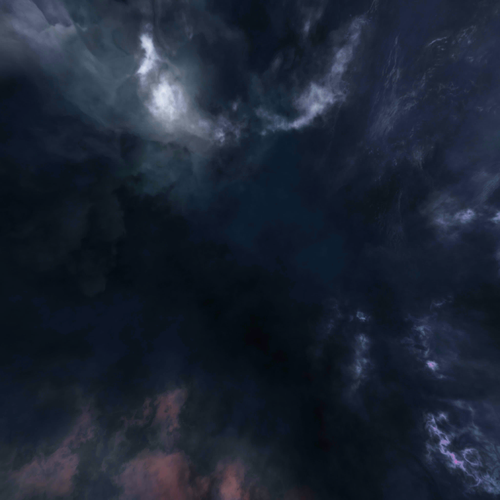
#> input picture TopDog.Unity/Assets/Art/CombatBackgrounds/Main/N_Skybox_Arothe01/SpaceBoxPRO_Arothe01+X.png, 500 x 500 px, shrunk from 1024 x 1024 before the run
$ python -i analyze_cubemap_faces.py   (imports and definitions only)
#> lines starting #> are read from the running program, lines starting #| are printed output that depends on the picture
#!/usr/bin/env python3
"""Score cubemap face assignments by edge continuity.

⚠️ 不要触动 — 实时交战宇宙背景（纯视觉层，不参与游戏逻辑/模拟）。
除非用户明确要求修改本背景功能，否则不要改动本脚本及 CombatBackground* / CombatSpaceBackground* 链路。
"""

from __future__ import annotations

import itertools
import math
from pathlib import Path

from PIL import Image

ROOT = Path(r"H:/game_dev/top_dog_unity/TopDog.Unity/Assets/Art/CombatBackgrounds/Main")
SUFFIXES = ("+X", "+Y", "+Z", "-X", "-Y", "-Z")

UNITY_NEIGHBORS = {
    0: {"left": (2, True), "right": (5, True), "top": (1, False), "bottom": (4, False)},
    1: {"left": (3, False), "right": (0, False), "top": (5, True), "bottom": (2, True)},
    2: {"left": (0, False), "right": (3, False), "top": (1, False), "bottom": (4, False)},
    3: {"left": (5, False), "right": (2, False), "top": (1, True), "bottom": (4, True)},
    4: {"left": (3, True), "right": (0, True), "top": (2, True), "bottom": (5, True)},
    5: {"left": (0, True), "right": (3, True), "top": (1, True), "bottom": (4, True)},
}


# [8 lines left out: function load_faces, not called in this run]


def edge_strip(img: Image.Image, side: str, width: int = 4) -> list[tuple[int, int, int]]:
    w, h = img.size
    out: list[tuple[int, int, int]] = []
    if side == "top":
        y_range = range(min(width, h))
        for x in range(0, w, max(1, w // 64)):
            acc = [0, 0, 0]
            for y in y_range:
                p = img.getpixel((x, y))
                for i in range(3):
                    acc[i] += p[i]
            n = len(y_range)
            out.append((acc[0] // n, acc[1] // n, acc[2] // n))
    elif side == "bottom":
        y_range = range(max(0, h - width), h)
        for x in range(0, w, max(1, w // 64)):
            acc = [0, 0, 0]
            for y in y_range:
                p = img.getpixel((x, y))
                for i in range(3):
                    acc[i] += p[i]
            n = len(y_range)
            out.append((acc[0] // n, acc[1] // n, acc[2] // n))
    elif side == "left":
        x_range = range(min(width, w))
        for y in range(0, h, max(1, h // 64)):
            acc = [0, 0, 0]
            for x in x_range:
                p = img.getpixel((x, y))
                for i in range(3):
                    acc[i] += p[i]
            n = len(x_range)
            out.append((acc[0] // n, acc[1] // n, acc[2] // n))
    else:
        x_range = range(max(0, w - width), w)
        for y in range(0, h, max(1, h // 64)):
            acc = [0, 0, 0]
            for x in x_range:
                p = img.getpixel((x, y))
                for i in range(3):
                    acc[i] += p[i]
            n = len(x_range)
            out.append((acc[0] // n, acc[1] // n, acc[2] // n))
    return out


# [10 lines left out: function strip_rms, not called in this run]


def score_assignment(images: list[Image.Image]) -> float:
    strips = {(fi, side): edge_strip(images[fi], side) for fi in range(6) for side in ("top", "bottom", "left", "right")}
    total = 0.0
    for fi, sides in UNITY_NEIGHBORS.items():
        for side, (nj, rev) in sides.items():
            a = strips[(fi, side)]
            opp = {"left": "right", "right": "left", "top": "bottom", "bottom": "top"}[side]
            b = strips[(nj, opp)]
            if rev:
                b = list(reversed(b))
            total += strip_rms(a, b)
    return total


# [45 lines left out: functions variants, analyze_standard, analyze_n, main, not called in this run]


# [2 lines not run here, left out]

>>> import cv2
>>> picture = cv2.imread('../TopDog.Unity/Assets/Art/CombatBackgrounds/Main/N_Skybox_Arothe01/SpaceBoxPRO_Arothe01+X.png', cv2.IMREAD_GRAYSCALE)
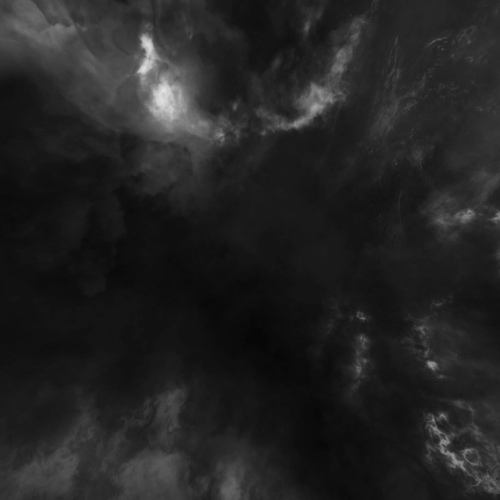
#> picture: shape (500, 500); min 6, max 229, mean 35.4
>>> result = score_assignment(picture)
#> (the run stopped early here; a loop or call above may not have finished)

$ run again, on TopDog.Unity/Assets/Art/CombatBackgrounds/Main/O_Skybox_01/O_Skybox_01+Y.png
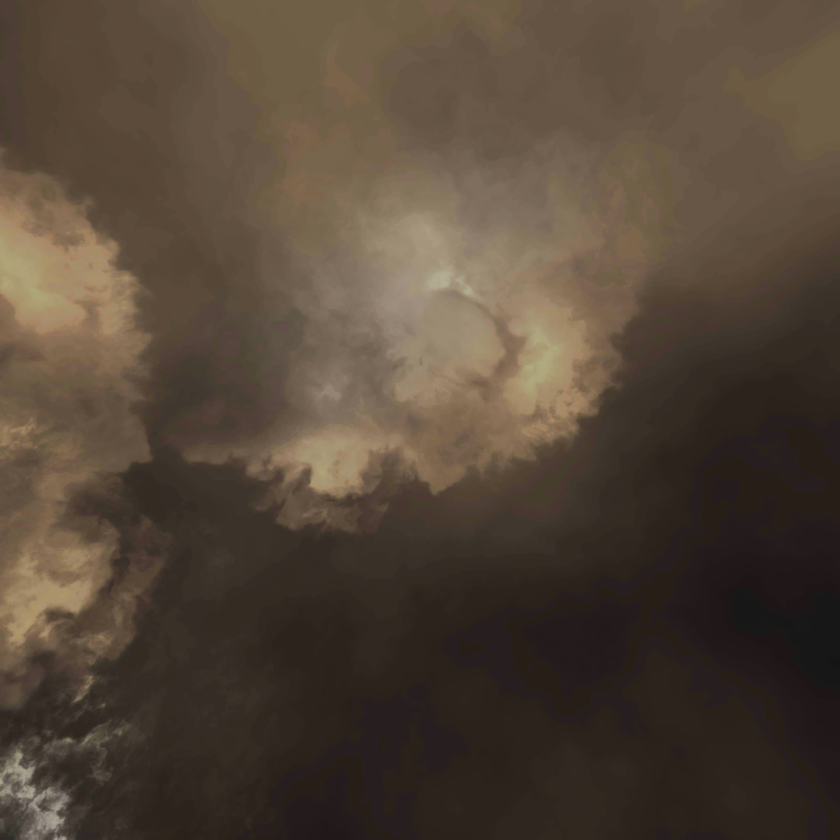
#> input picture TopDog.Unity/Assets/Art/CombatBackgrounds/Main/O_Skybox_01/O_Skybox_01+Y.png, 840 x 840 px, shrunk from 1024 x 1024 before the run
#> `picture = cv2.imread('../TopDog.Unity/Assets/Art/CombatBackgrounds/Mai..`:
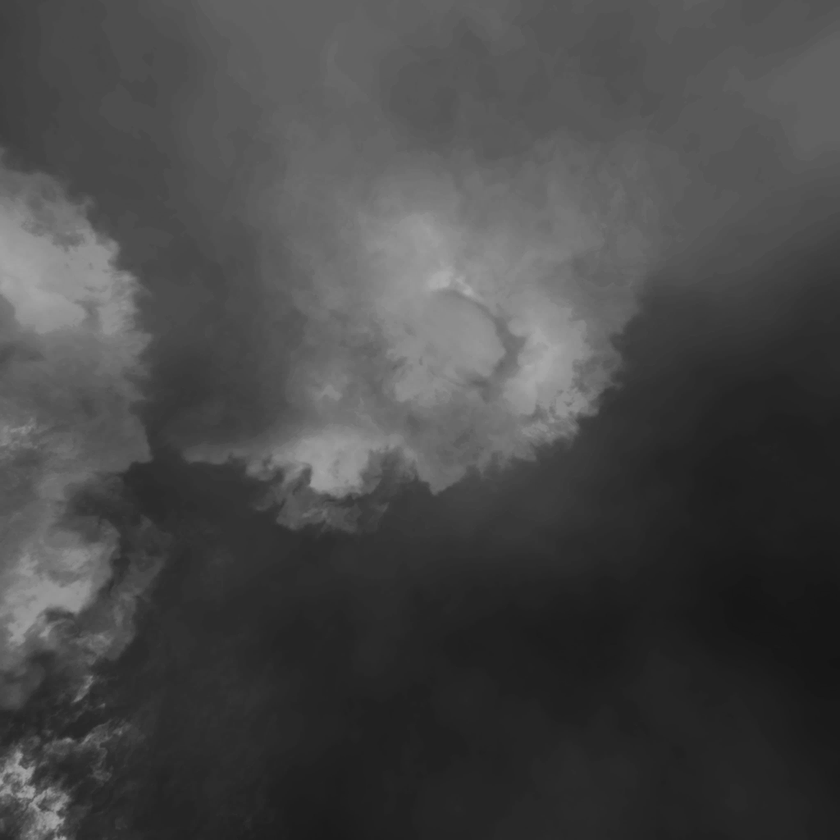
#> picture: shape (840, 840); min 21, max 172, mean 71.9

$ run again, on TopDog.Unity/Assets/Art/CombatBackgrounds/Main/O_Skybox_01/O_Skybox_01+Z.png
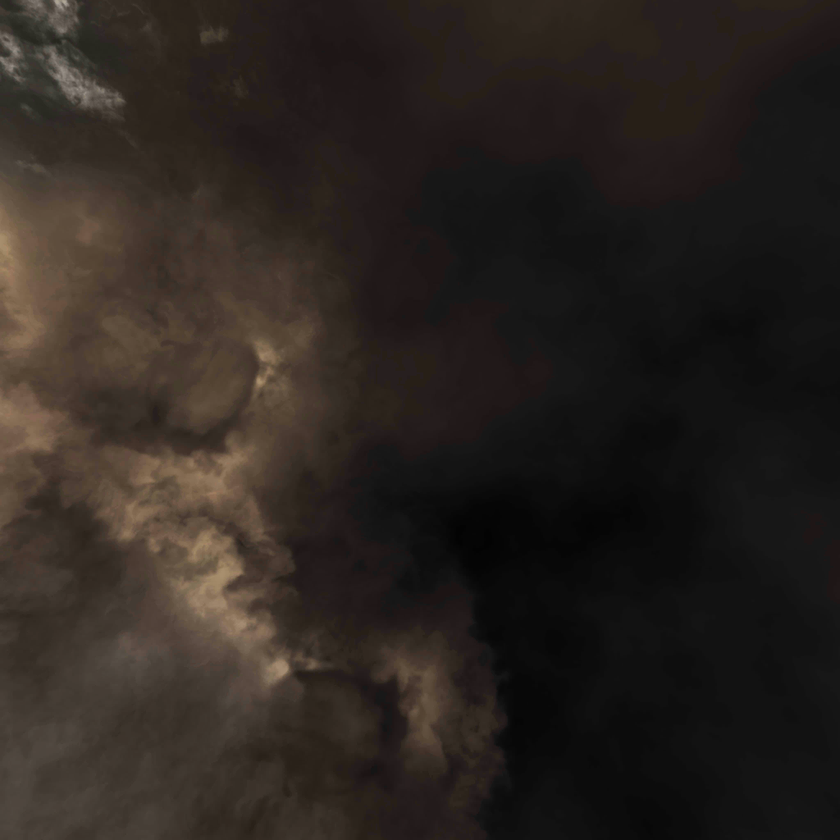
#> input picture TopDog.Unity/Assets/Art/CombatBackgrounds/Main/O_Skybox_01/O_Skybox_01+Z.png, 840 x 840 px, shrunk from 1024 x 1024 before the run
#> `picture = cv2.imread('../TopDog.Unity/Assets/Art/CombatBackgrounds/Mai..`:
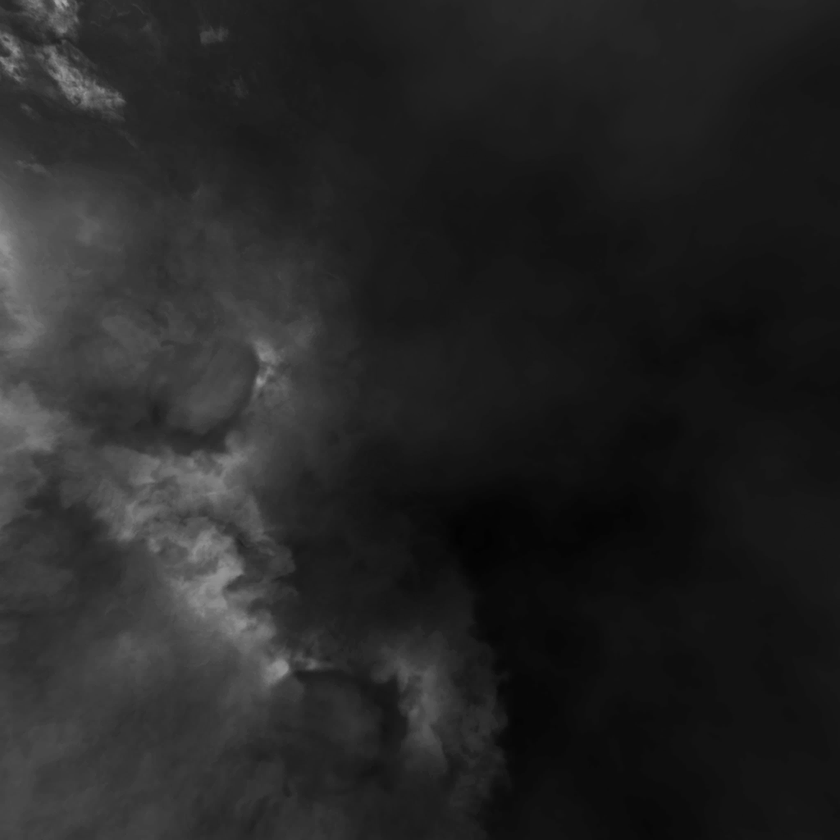
#> picture: shape (840, 840); min 3, max 167, mean 37.3
